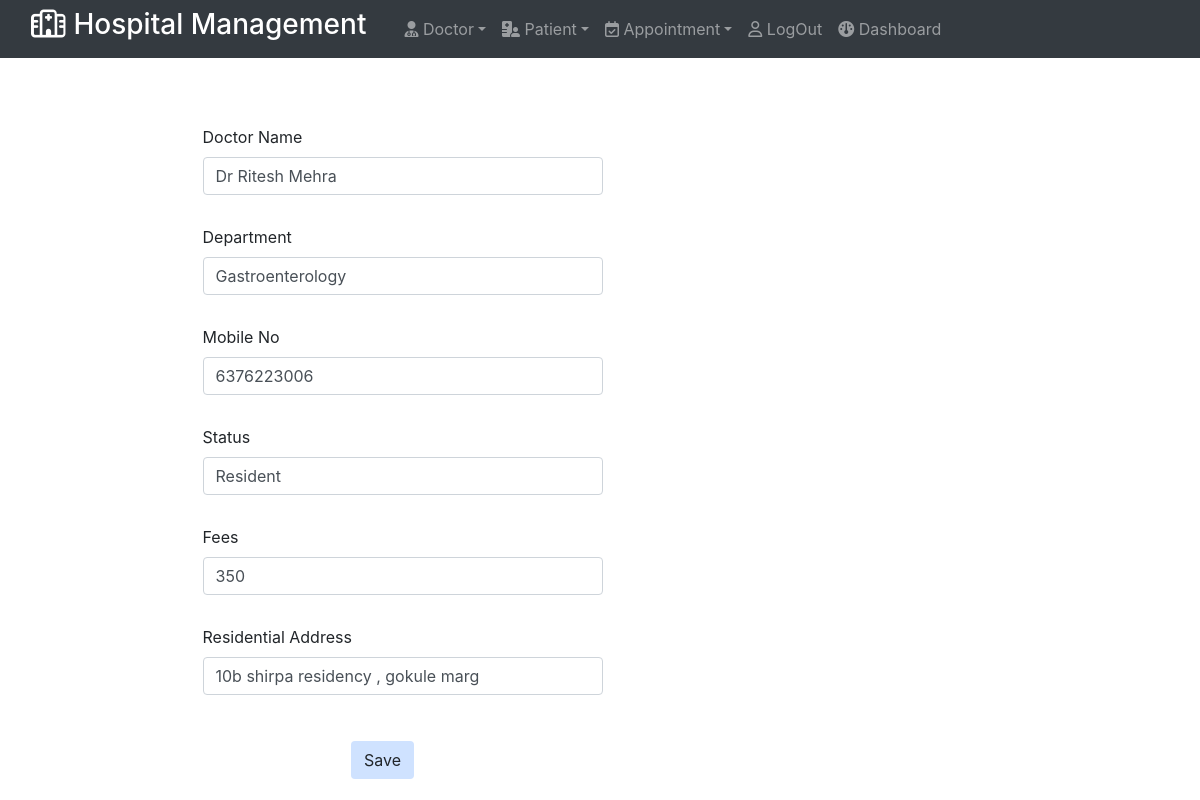
The app's page /updatedoctor/1 (signed in) with its own data.
### hospital/models.py (models this page shows, shortened)
class Doctor(models.Model):
    name=models.CharField(max_length=255)
    department=models.CharField(max_length=255)
    mobile=models.IntegerField()
    status=models.CharField(max_length=150)
    doctor_ap_date=models.DateField(auto_now=True)
    fees=models.IntegerField(default=350)
    resident=models.TextField(default="-")

### hospital/views.py (the view)
# urls.py: path('updatedoctor/<int:did>',views.updatedoctor,name='updatedoctor'),
def updatedoctor(request,did):
        ditem=Doctor.objects.get(id=did)
        form=CreateDoctorForm(instance=ditem)
        if request.method =='POST':
            form=CreateDoctorForm(request.POST, instance=ditem)
            if form.is_valid():
                form.save()
                return redirect('viewdoctor')
        else:
            form = CreatePatientForm(instance=ditem)
        return render(request,'updatedoctor.html',{'task':form})

### hospital/forms.py
class CreatePatientForm(forms.ModelForm):
    class Meta:
        model = Patient
        fields = ['name','age','gender','mobile','email','address','status']

### templates/updatedoctor.html (shortened to what this page needs)
{% extends "index.html" %}
{% block body %}
{% if user.is_authenticated and user.is_staff %}
    <div class="col-md-3">
        <div class="submit_form">
    <form method="POST" action="">
        <div class="mb-3">
            <label for="name" class="form-label">Doctor Name</label>
            <input type="name" class="form-control" id="name" name="name" value="{{task.instance.name}}" >
        </div>
        <div class="mb-3">
            <label for="department" class="form-label">Department</label>
            <input type="text" class="form-control" id="department" name="department" value="{{task.instance.department}}" >
        </div>
        <div class="mb-3">
            <label for="mobile"> Mobile No</label>
            <input type="number" class="form-control" id="mobile" name="mobile"value="{{task.instance.mobile}}">
        </div>
        <div class="mb-3">
            <label for="status"> Status</label>
            <input type="text" class="form-control" id="status" name="status" value="{{task.instance.status}}">
        </div>
        <div class="mb-3">
            <label for="fees"> Fees</label>
            <input type="text" class="form-control" id="fees" name="fees" value="{{task.instance.fees}}">
        </div>
        <div class="mb-3">
            <label for="resident"> Residential Address</label>
            <input type="text" class="form-control" id="resident" name="resident" value="{{task.instance.resident}}">
        </div>
        <center>
            <button type="submit" class="btn bg-primary-subtle">Save</button>
        </center>
    </form>
    </div>
</div>
{% endif %}
{% endblock body %}

### static/hospital.css (style rules this page uses)
body { width:100%; }
.submit_form { width:600px; height:600px; margin-top:25%; margin-left:25%; }
.mb-3 { margin-left:20%; margin-top:5%; }
.form-control { width:400px; margin-bottom:3%; }
.btn { margin-top:5%; }

### records on screen
Doctor: name "Dr Ritesh Mehra", department "Gastroenterology", status "Resident", fees "350", resident "10b shirpa residency , gokule marg"
